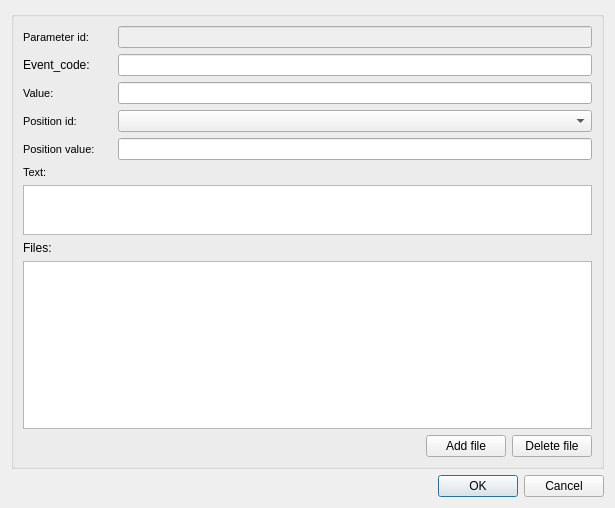
<?xml version="1.0" encoding="UTF-8"?>
<ui version="4.0">
 <class>dlg_visit_event</class>
 <widget class="QDialog" name="dlg_visit_event">
  <property name="geometry">
   <rect>
    <x>0</x>
    <y>0</y>
    <width>615</width>
    <height>508</height>
   </rect>
  </property>
  <property name="windowTitle">
   <string>Standard event</string>
  </property>
  <layout class="QGridLayout" name="gridLayout_2">
   <item row="0" column="0">
    <widget class="QGroupBox" name="groupBox">
     <property name="title">
      <string/>
     </property>
     <layout class="QVBoxLayout" name="verticalLayout_2">
      <item>
       <layout class="QGridLayout" name="gridLayout">
        <item row="4" column="0">
         <widget class="QLabel" name="lbl_position_value">
          <property name="font">
           <font>
            <pointsize>8</pointsize>
           </font>
          </property>
          <property name="frameShape">
           <enum>QFrame::NoFrame</enum>
          </property>
          <property name="frameShadow">
           <enum>QFrame::Plain</enum>
          </property>
          <property name="text">
           <string>Position value:    </string>
          </property>
          <property name="textFormat">
           <enum>Qt::AutoText</enum>
          </property>
          <property name="scaledContents">
           <bool>false</bool>
          </property>
          <property name="alignment">
           <set>Qt::AlignLeading|Qt::AlignLeft|Qt::AlignVCenter</set>
          </property>
          <property name="margin">
           <number>3</number>
          </property>
         </widget>
        </item>
        <item row="3" column="0">
         <widget class="QLabel" name="lbl_position_id">
          <property name="sizePolicy">
           <sizepolicy hsizetype="Fixed" vsizetype="Preferred">
            <horstretch>0</horstretch>
            <verstretch>0</verstretch>
           </sizepolicy>
          </property>
          <property name="font">
           <font>
            <pointsize>8</pointsize>
           </font>
          </property>
          <property name="frameShape">
           <enum>QFrame::NoFrame</enum>
          </property>
          <property name="frameShadow">
           <enum>QFrame::Plain</enum>
          </property>
          <property name="text">
           <string>Position id:          </string>
          </property>
          <property name="textFormat">
           <enum>Qt::AutoText</enum>
          </property>
          <property name="scaledContents">
           <bool>false</bool>
          </property>
          <property name="alignment">
           <set>Qt::AlignLeading|Qt::AlignLeft|Qt::AlignVCenter</set>
          </property>
          <property name="margin">
           <number>3</number>
          </property>
         </widget>
        </item>
        <item row="2" column="1">
         <widget class="QLineEdit" name="value">
          <property name="frame">
           <bool>true</bool>
          </property>
         </widget>
        </item>
        <item row="6" column="0" colspan="2">
         <widget class="QTextEdit" name="text">
          <property name="maximumSize">
           <size>
            <width>16777215</width>
            <height>50</height>
           </size>
          </property>
         </widget>
        </item>
        <item row="3" column="1">
         <widget class="QComboBox" name="position_id"/>
        </item>
        <item row="5" column="0" colspan="2">
         <widget class="QLabel" name="lbl_text">
          <property name="font">
           <font>
            <pointsize>8</pointsize>
           </font>
          </property>
          <property name="frameShape">
           <enum>QFrame::NoFrame</enum>
          </property>
          <property name="frameShadow">
           <enum>QFrame::Plain</enum>
          </property>
          <property name="text">
           <string>Text:</string>
          </property>
          <property name="textFormat">
           <enum>Qt::AutoText</enum>
          </property>
          <property name="scaledContents">
           <bool>false</bool>
          </property>
          <property name="alignment">
           <set>Qt::AlignLeading|Qt::AlignLeft|Qt::AlignVCenter</set>
          </property>
          <property name="margin">
           <number>3</number>
          </property>
         </widget>
        </item>
        <item row="0" column="1">
         <widget class="QLineEdit" name="parameter_id">
          <property name="enabled">
           <bool>false</bool>
          </property>
          <property name="frame">
           <bool>true</bool>
          </property>
         </widget>
        </item>
        <item row="7" column="0" colspan="2">
         <widget class="QLabel" name="lbl_files">
          <property name="text">
           <string>Files:</string>
          </property>
         </widget>
        </item>
        <item row="8" column="0" colspan="2">
         <widget class="QTableView" name="tbl_docs_x_event">
          <property name="sortingEnabled">
           <bool>true</bool>
          </property>
         </widget>
        </item>
        <item row="2" column="0">
         <widget class="QLabel" name="lbl_value">
          <property name="font">
           <font>
            <pointsize>8</pointsize>
            <weight>50</weight>
            <bold>false</bold>
           </font>
          </property>
          <property name="frameShape">
           <enum>QFrame::NoFrame</enum>
          </property>
          <property name="frameShadow">
           <enum>QFrame::Plain</enum>
          </property>
          <property name="text">
           <string>Value:                   </string>
          </property>
          <property name="textFormat">
           <enum>Qt::AutoText</enum>
          </property>
          <property name="scaledContents">
           <bool>false</bool>
          </property>
          <property name="alignment">
           <set>Qt::AlignLeading|Qt::AlignLeft|Qt::AlignVCenter</set>
          </property>
          <property name="margin">
           <number>3</number>
          </property>
         </widget>
        </item>
        <item row="4" column="1">
         <widget class="QLineEdit" name="position_value">
          <property name="frame">
           <bool>true</bool>
          </property>
         </widget>
        </item>
        <item row="0" column="0">
         <widget class="QLabel" name="lbl_parameter_id">
          <property name="font">
           <font>
            <pointsize>8</pointsize>
            <weight>50</weight>
            <bold>false</bold>
           </font>
          </property>
          <property name="frameShape">
           <enum>QFrame::NoFrame</enum>
          </property>
          <property name="frameShadow">
           <enum>QFrame::Plain</enum>
          </property>
          <property name="text">
           <string>Parameter id:      </string>
          </property>
          <property name="textFormat">
           <enum>Qt::AutoText</enum>
          </property>
          <property name="scaledContents">
           <bool>false</bool>
          </property>
          <property name="alignment">
           <set>Qt::AlignLeading|Qt::AlignLeft|Qt::AlignVCenter</set>
          </property>
          <property name="margin">
           <number>3</number>
          </property>
         </widget>
        </item>
        <item row="1" column="0">
         <widget class="QLabel" name="label">
          <property name="text">
           <string>Event_code:</string>
          </property>
         </widget>
        </item>
        <item row="1" column="1">
         <widget class="QLineEdit" name="event_code"/>
        </item>
       </layout>
      </item>
      <item>
       <layout class="QHBoxLayout" name="horizontalLayout_5">
        <item>
         <spacer name="horizontalSpacer">
          <property name="orientation">
           <enum>Qt::Horizontal</enum>
          </property>
          <property name="sizeHint" stdset="0">
           <size>
            <width>40</width>
            <height>20</height>
           </size>
          </property>
         </spacer>
        </item>
        <item>
         <widget class="QPushButton" name="btn_add_file">
          <property name="text">
           <string>Add file</string>
          </property>
         </widget>
        </item>
        <item>
         <widget class="QPushButton" name="btn_delete_file">
          <property name="text">
           <string>Delete file</string>
          </property>
         </widget>
        </item>
       </layout>
      </item>
     </layout>
    </widget>
   </item>
   <item row="1" column="0">
    <widget class="QDialogButtonBox" name="buttonBox">
     <property name="standardButtons">
      <set>QDialogButtonBox::Cancel|QDialogButtonBox::Ok</set>
     </property>
    </widget>
   </item>
  </layout>
 </widget>
 <tabstops>
  <tabstop>value</tabstop>
  <tabstop>event_code</tabstop>
  <tabstop>position_id</tabstop>
  <tabstop>position_value</tabstop>
  <tabstop>text</tabstop>
  <tabstop>tbl_docs_x_event</tabstop>
  <tabstop>btn_add_file</tabstop>
  <tabstop>btn_delete_file</tabstop>
  <tabstop>parameter_id</tabstop>
 </tabstops>
 <resources/>
 <connections>
  <connection>
   <sender>buttonBox</sender>
   <signal>accepted()</signal>
   <receiver>dlg_visit_event</receiver>
   <slot>accept()</slot>
   <hints>
    <hint type="sourcelabel">
     <x>248</x>
     <y>254</y>
    </hint>
    <hint type="destinationlabel">
     <x>157</x>
     <y>274</y>
    </hint>
   </hints>
  </connection>
  <connection>
   <sender>buttonBox</sender>
   <signal>rejected()</signal>
   <receiver>dlg_visit_event</receiver>
   <slot>reject()</slot>
   <hints>
    <hint type="sourcelabel">
     <x>316</x>
     <y>260</y>
    </hint>
    <hint type="destinationlabel">
     <x>286</x>
     <y>274</y>
    </hint>
   </hints>
  </connection>
 </connections>
</ui>
